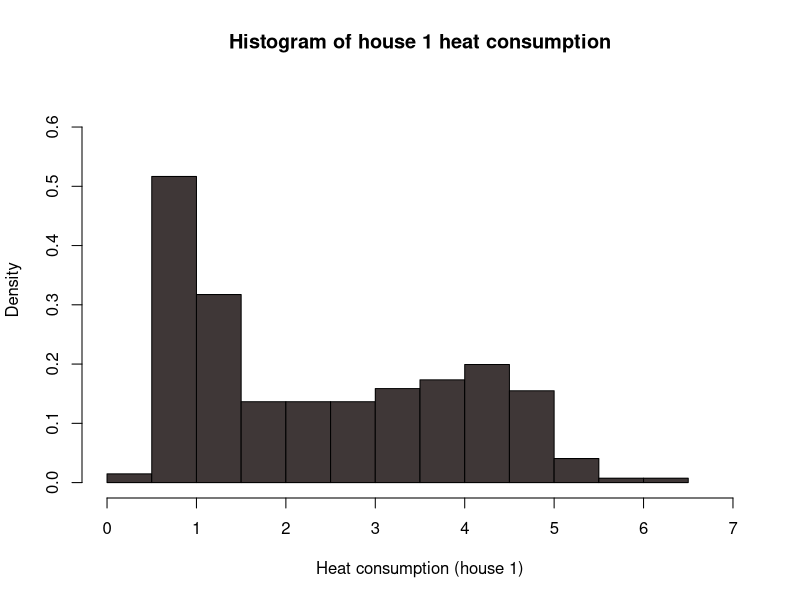
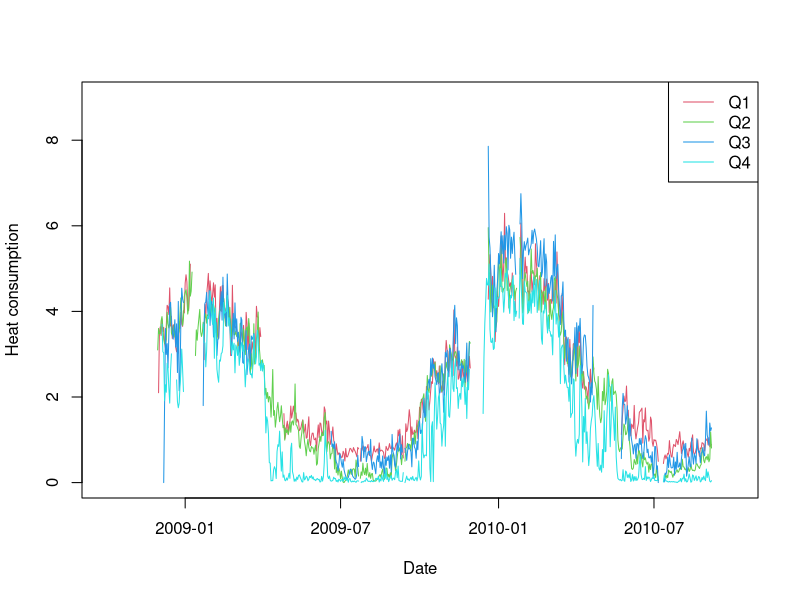
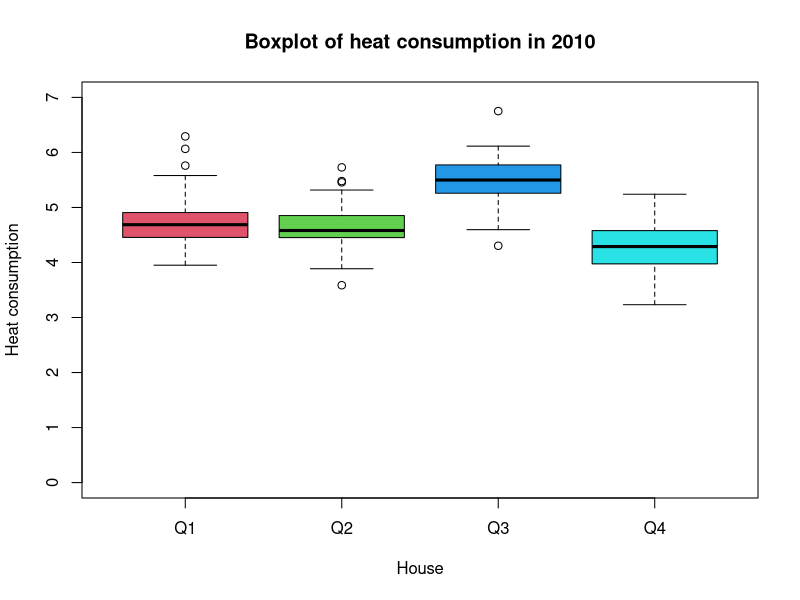
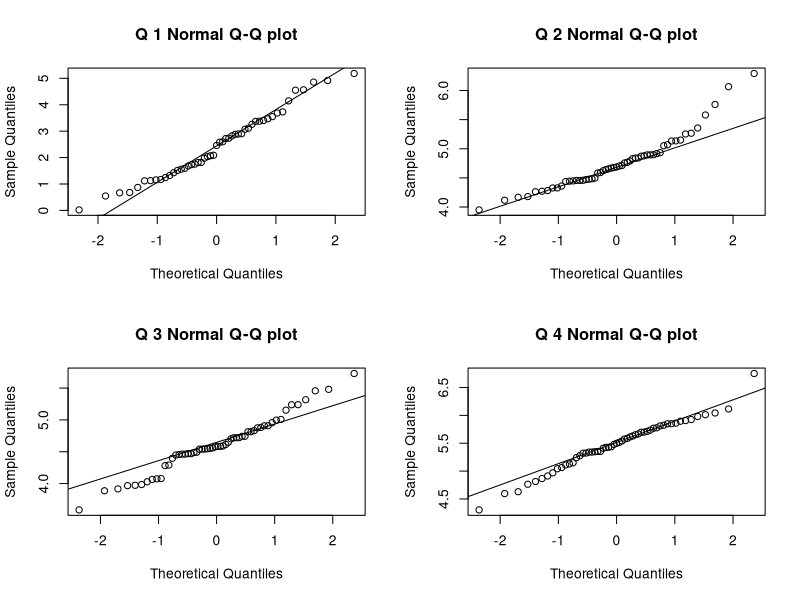
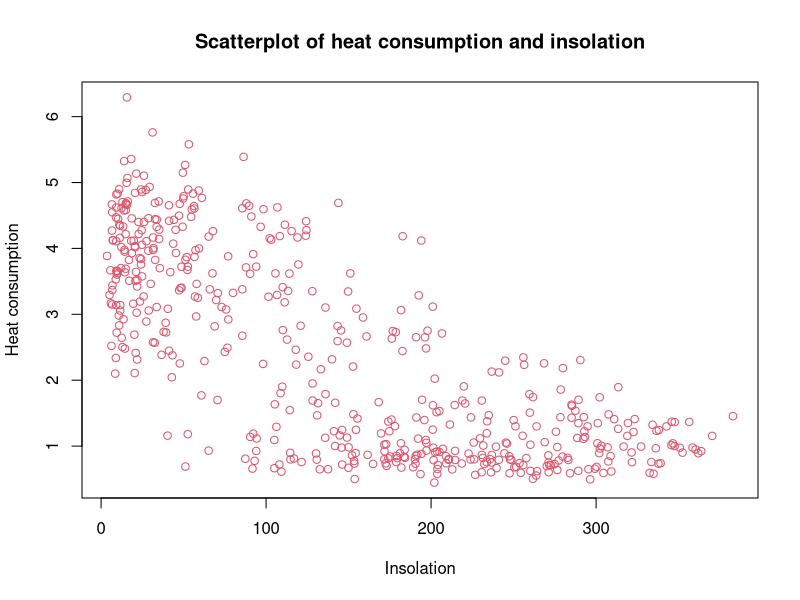

Recreate these plots in R, in order.
## Code for statistics project 1 by s223872



library(xtable)

setwd("/home/mort/Documents/Stat/project1/soenderborg1")

D <- read.csv("soenderborg1_data.csv", header = TRUE, sep = ";", as.is = TRUE)
D$t <- as.Date(x = D$t, format = "%Y-%m-%d")
## t = Date, Ta = Ambient Temperature, G = Insolation, Ws = Wind speed, Q1:Q4 = House energy consumptions
xtable(summary(D))
summary(D)

# make the histogram
hist(D$Q1,
    main = "Histogram of house 1 heat consumption",
    xlab = "Heat consumption (house 1)",
    xlim = c(0, 7), ylim = c(0, 0.65), col = "#3f3737", prob = TRUE
)

## Plot varmeforbruget over tid
plot(D$t, D$Q1,
    type = "l", xlim = as.Date(c("2008-10-02", "2010-10-01")),
    ylim = c(0, 9), xlab = "Date", ylab = "Heat consumption", col = 2
)
lines(D$t, D$Q2, col = 3)
lines(D$t, D$Q3, col = 4)
lines(D$t, D$Q4, col = 5)
## Tilføj legend
legend("topright", legend = paste0("Q", c(1, 2, 3, 4)), lty = 1, col = 2:5)

Dsel <- subset(D, "2010-01-01" <= t & t < "2010-3-01")
boxplot(Dsel[, c("Q1", "Q2", "Q3", "Q4")],
    xlab = "House",
    ylab = "Heat consumption", col = 2:5, ylim = c(0, 7), main = "Boxplot of heat consumption in 2010", names = c("Q1", "Q2", "Q3", "Q4")
)


D_summary <- apply(Dsel[, c("Q1", "Q2", "Q3", "Q4")], 2, function(x) {
    c(
        Observations = sum(!is.na(x)),
        Mean = mean(x, na.rm = TRUE),
        Varians = var(x, na.rm = TRUE),
        "Standard Deviation" = sd(x, na.rm = TRUE),
        "First Quartile" = unname(quantile(x, 0.25, na.rm = TRUE)),
        Median = median(x, na.rm = TRUE),
        "Third Quartile" = unname(quantile(x, 0.75, na.rm = TRUE))
    )
})
D_summary <- t(D_summary)
xtable(D_summary, digits = 2)

D_summary

par(mfrow = c(2, 2))

for (i in 1:4) {
    qqnorm(Dsel[, i + 3], main = paste("Q", i, "Normal Q-Q plot"))
    qqline(Dsel[, i + 3])
}


CI_table <- matrix(NA, nrow = 4, ncol = 2)
for (i in 1:4) {
    CI_table[i, ] <- t.test(Dsel[, paste0("Q", i)], conf.level = 0.95)$conf.int[1:2]
}

rownames(CI_table) <- paste("House", 1:4)
colnames(CI_table) <- c("Lower", "Upper")
xtable(CI_table, digits = 5)

CI_table
mean(Dsel$Q1, na.rm = TRUE) + c(-1, 1) * qt(0.975, df = sum(!is.na(Dsel$Q1)) - 1) * sd(Dsel$Q1, na.rm = TRUE) / sqrt(sum(!is.na(Dsel$Q1)))

alpha <- 0.05
mu0 <- 2.38
n <- sum(!is.na(Dsel$Q1))
mu <- mean(Dsel$Q1, na.rm = TRUE)
mu
sd <- sd(Dsel$Q1, na.rm = TRUE)
tobs <- (mu - mu0) / (sd / sqrt(n))
tobs
pvalue <- 2 * (1 - pt(abs(tobs), df = sum(!is.na(Dsel$Q1)) - 1))
pvalue
pt(abs(tobs), df = n - 1)

t.test(Dsel$Q1, mu = mu0)

abs(tobs)

mu1 <- mean(Dsel$Q1, na.rm = TRUE)
mu2 <- mean(Dsel$Q2, na.rm = TRUE)
sd1 <- sd(Dsel$Q1, na.rm = TRUE)
sd2 <- sd(Dsel$Q2, na.rm = TRUE)
n1 <- sum(!is.na(Dsel$Q1))
n2 <- sum(!is.na(Dsel$Q2))
tobs <- (mu1 - mu2) / sqrt(sd1^2 / n1 + sd2^2 / n2)
tobs

df <- (sd1^2 / n1 + sd2^2 / n2)^2 / ((sd1^2 / n1)^2 / (n1 - 1) + (sd2^2 / n2)^2 / (n2 - 1))
df

pvalue <- 2 * (1 - pt(abs(tobs), df))
pvalue
t.test(Dsel$Q1, Dsel$Q2)


sx <- sd(D$Q1, na.rm = TRUE)
sy <- sd(D$G, na.rm = TRUE)
n <- sum(!is.na(D$Q1))
sxy <- sum((D$Q1 - mean(D$Q1, na.rm = TRUE)) * (D$G - mean(D$G, na.rm = TRUE)), na.rm = TRUE) / (n - 1)

r <- sxy / (sx * sy)
r


D_cor <- subset(D, complete.cases(D$Q1, D$G))
sx <- sd(D_cor$Q1, na.rm = TRUE)
sy <- sd(D_cor$G, na.rm = TRUE)
n <- sum(!is.na(D_cor$Q1))
sxy <- sum((D_cor$Q1 - mean(D_cor$Q1, na.rm = TRUE)) * (D_cor$G - mean(D_cor$G, na.rm = TRUE)), na.rm = TRUE) / (n - 1)

sxy
r <- sxy / (sx * sy)
r

cor(D[, c("Q1", "G")], use = "pairwise.complete.obs")
par(mfrow = c(1, 1))
plot(D_cor$G, D_cor$Q1, xlab = "Insolation", ylab = "Heat consumption", col = 2, main = "Scatterplot of heat consumption and insolation")
